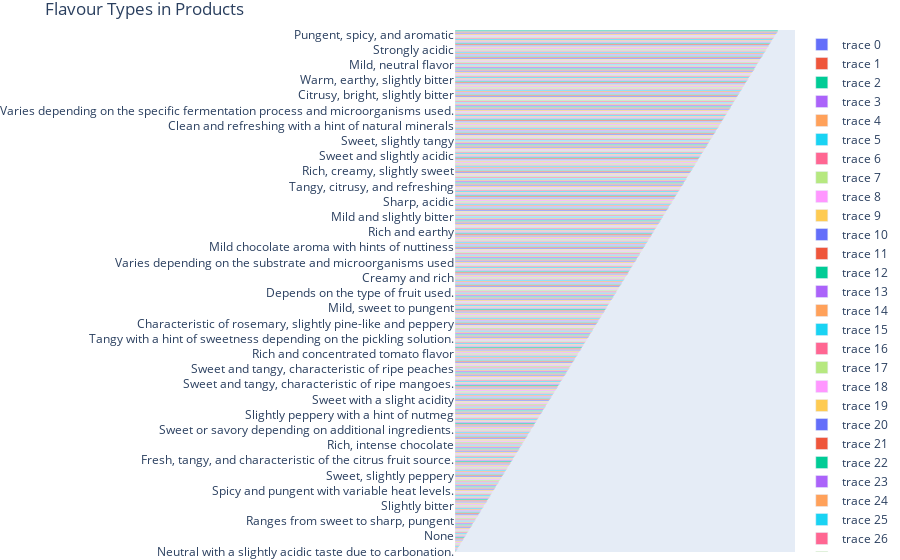

Notebook code cell kept with this figure:
### Code cell
from neo4j import GraphDatabase
import plotly.graph_objs as go
from plotly.subplots import make_subplots


def get_flavour_types(tx):
    
    result = tx.run("MATCH (n:TasteProfile) RETURN DISTINCT n.flavour AS FlavourType")
    return [record["FlavourType"] for record in result]


with driver.session() as session:
    flavour_types = session.read_transaction(get_flavour_types)



fig = make_subplots()


for i, flavour in enumerate(flavour_types):
    fig.add_trace(go.Bar(x=[i], y=[flavour], orientation='h'))


fig.update_layout(
    
    yaxis={
        'type': 'category',
        'autorange': True
    },
    xaxis={
        'visible': False
    },
    title_text="Flavour Types in Products",
    margin=dict(l=0, r=0, t=30, b=0)
)


fig.show()
